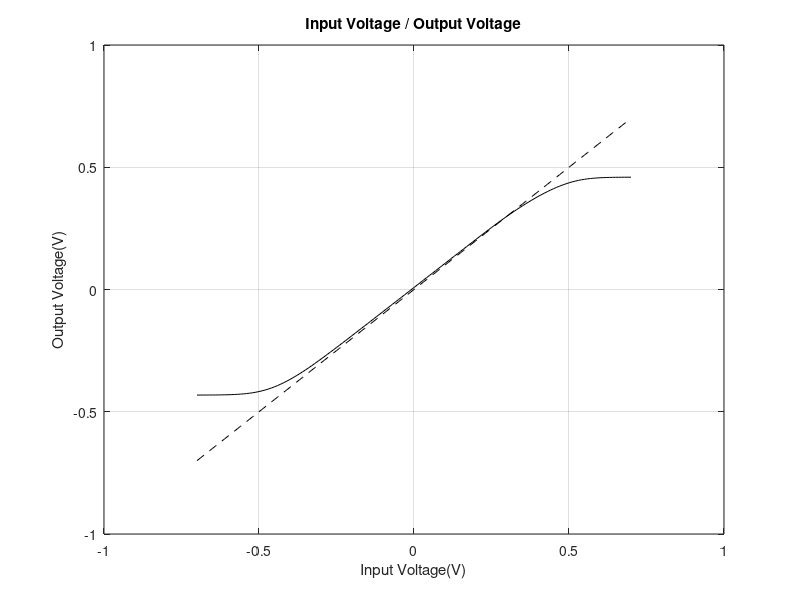
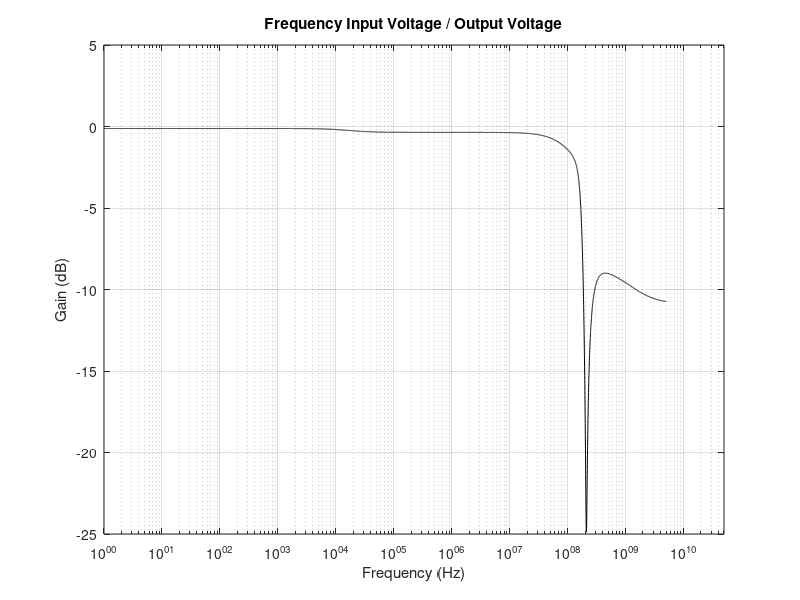

These charts were generated, in order, by the following MATLAB code:
clc
clear
close all

data1 = dlmread('C2_D1.txt','',1,0);

Vy = data1(:,1);
Vx = data1(:,2);

figure();
plot(Vy,Vx,"-k"); hold on;
plot(Vy,Vy,"--k");
grid on;
title("Input Voltage / Output Voltage");
xlabel("Input Voltage(V)");
ylabel("Output Voltage(V)");

data2 = dlmread('C2_D2.txt','',1,0);

freq = data2(:,1);
dB = data2(:,2);

figure();
semilogx(freq,dB,"-k");
grid on;
title("Frequency Input Voltage / Output Voltage");
xlabel("Frequency (Hz)");
ylabel("Gain (dB)");
axis([0 5*10e9 -25 5]);